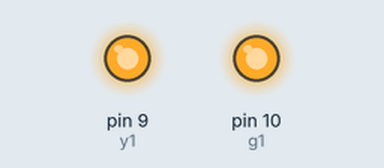
This sketch was run on a simulated Arduino Uno, built with avr-gcc and run on an emulated ATmega328P. Shown: output pins drawn as LEDs (lit = HIGH). Pins used as bus, display or sensor lines are not drawn.

Above: at 0.1 s.
Timing chart, 0 to 1.6 s (numbered marks = the images above):
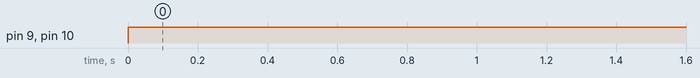

Measured:
- by itself, pin 9 (y1), pin 10 (g1): LOW → HIGH at 0.00 s

The sketch:

sketch_feb23a.ino
```cpp
int r1 = 8;
int y1 = 9;
int g1 = 10;
void setup() {
  // put your setup code here, to run once:
pinMode (r1, OUTPUT);
pinMode (y1, OUTPUT);
pinMode (g1, OUTPUT);
}

void loop() {
  // put your main code here, to run repeatedly:
digitalWrite(r1,HIGH);
digitalWrite(y1,HIGH);
digitalWrite(g1,HIGH);
}
```
